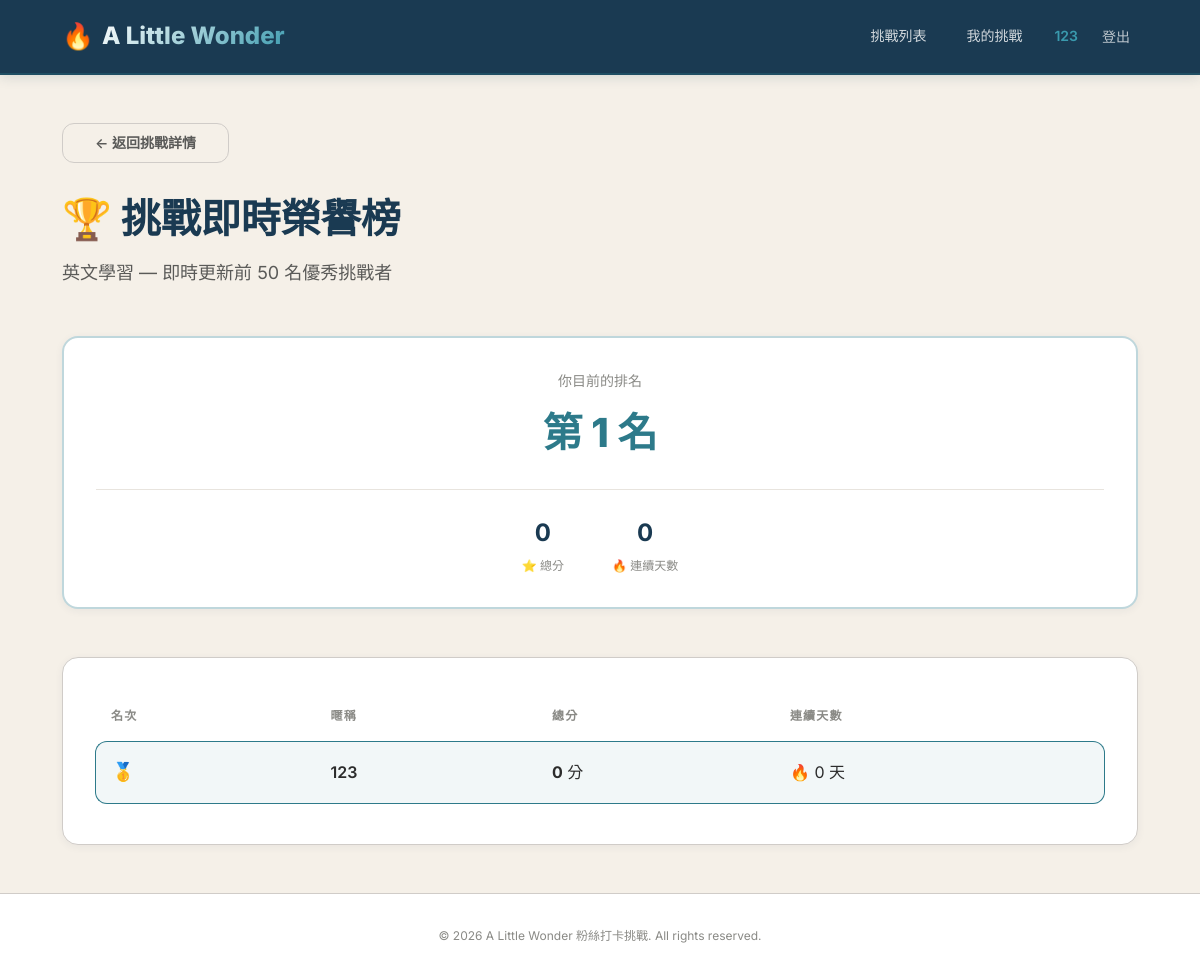
The app's page /challenges/1/leaderboard/ (signed in) with its own data.
### challenges/models.py (models this page shows, shortened)
class Challenge(models.Model):
    TYPE_CHOICES = [
        ('daily', '每日挑戰'),
        ('weekly', '每週挑戰'),
    ]
    title = models.CharField('挑戰標題', max_length=100, db_index=True)
    description = models.TextField('挑戰說明')
    challenge_type = models.CharField(
        '挑戰類型', max_length=20, choices=TYPE_CHOICES, default='daily'
    )
    start_at = models.DateTimeField('開始時間')
    end_at = models.DateTimeField('結束時間')
    is_active = models.BooleanField('是否進行中', default=True, db_index=True)
    share_enabled = models.BooleanField('啟用分享', default=True)
    points_per_checkin = models.PositiveIntegerField('每次打卡基礎分數', default=10)
    bonus_for_streak = models.PositiveIntegerField('連續打卡額外加分', default=5)
    created_at = models.DateTimeField('建立時間', auto_now_add=True)
    updated_at = models.DateTimeField('更新時間', auto_now=True)
    class Meta:
        verbose_name = '挑戰活動'
        verbose_name_plural = '挑戰活動清單'
        ordering = ['-created_at']

class Participant(models.Model):
    STATUS_CHOICES = [
        ('active', '進行中'),
        ('completed', '已完成'),
        ('left', '已退出'),
    ]
    user = models.ForeignKey(
        User, on_delete=models.CASCADE,
        related_name='challenge_participations', verbose_name='使用者'
    )
    challenge = models.ForeignKey(
        Challenge, on_delete=models.CASCADE,
        related_name='participants', verbose_name='挑戰活動'
    )
    current_streak = models.PositiveIntegerField('當前連續打卡天數', default=0)
    total_points = models.PositiveIntegerField('總累積積分', default=0, db_index=True)
    status = models.CharField(
        '狀態', max_length=20, choices=STATUS_CHOICES, default='active'
    )
    joined_at = models.DateTimeField('加入時間', auto_now_add=True)
    updated_at = models.DateTimeField('更新時間', auto_now=True)
    class Meta:
        verbose_name = '參與紀錄'
        verbose_name_plural = '參與紀錄名冊'
        constraints = [
            models.UniqueConstraint(
                fields=['user', 'challenge'],
                name='unique_user_challenge_participant'
            )
        ]
        ordering = ['-total_points', '-current_streak']

### challenges/views.py (the view)
# urls.py: path('<int:pk>/leaderboard/', views.LeaderboardView.as_view(), name='leaderboard'),
class LeaderboardView(DetailView):
    model = Challenge
    template_name = 'challenges/leaderboard.html'
    context_object_name = 'challenge'
    def get_context_data(self, **kwargs):
        context = super().get_context_data(**kwargs)
        challenge = self.object
        leaderboard = Participant.objects.filter(
            challenge=challenge
        ).select_related('user').order_by(
            '-total_points', '-current_streak', 'joined_at'
        )[:50]
        ranked = []
        for idx, p in enumerate(leaderboard, start=1):
            ranked.append({
                'rank': idx,
                'username': p.user.first_name or p.user.username,
                'total_points': p.total_points,
                'current_streak': p.current_streak,
                'user_id': p.user.id,
            })
        context['leaderboard'] = ranked
        if self.request.user.is_authenticated:
            try:
                my_participant = Participant.objects.get(
                    user=self.request.user, challenge=challenge
                )
                my_rank = Participant.objects.filter(
                    challenge=challenge,
                    total_points__gt=my_participant.total_points,
                ).count() + 1
                context['my_rank'] = my_rank
                context['my_participant'] = my_participant
            except Participant.DoesNotExist:
                pass
        return context

### templates/challenges/leaderboard.html (shortened to what this page needs)
{% extends "base.html" %}
{% block content %}
<div class="page-header">
  <a href="{% url 'challenges:detail' challenge.pk %}" class="btn btn-outline" style="margin-bottom: var(--space-lg);">← 返回挑戰詳情</a>
  <h1 class="page-title">🏆 挑戰即時榮譽榜</h1>
  <p class="page-subtitle">{{ challenge.title }} — 即時更新前 50 名優秀挑戰者</p>
</div>
{% if my_rank %}
<div class="card my-rank-card">
  <p style="color: var(--text-muted); font-size: var(--font-size-sm); margin-bottom: var(--space-sm);">你目前的排名</p>
  <div class="my-rank-number">第 {{ my_rank }} 名</div>
  <div class="stats-row">
    <div class="stat-item">
      <div class="stat-value">{{ my_participant.total_points }}</div>
      <div class="stat-label">⭐ 總分</div>
    </div>
    <div class="stat-item">
      <div class="stat-value">{{ my_participant.current_streak }}</div>
      <div class="stat-label">🔥 連續天數</div>
    </div>
  </div>
</div>
{% endif %}
{% if leaderboard %}
<div class="card">
  <table class="leaderboard-table" id="leaderboard-full">
    <thead>
      <tr>
        <th>名次</th>
        <th>暱稱</th>
        <th>總分</th>
        <th>連續天數</th>
      </tr>
    </thead>
    <tbody>
      {% for entry in leaderboard %}
      <tr {% if user.is_authenticated and entry.user_id == user.id %}class="rank-me"{% endif %}>
        <td>
          <span class="rank-number rank-{{ entry.rank }}">
            {% if entry.rank == 1 %}🥇{% elif entry.rank == 2 %}🥈{% elif entry.rank == 3 %}🥉{% else %}{{ entry.rank }}{% endif %}
          </span>
        </td>
        <td style="font-weight: 600;">{{ entry.username }}</td>
        <td><strong>{{ entry.total_points }}</strong> 分</td>
        <td>🔥 {{ entry.current_streak }} 天</td>
      </tr>
      {% endfor %}
    </tbody>
  </table>
</div>
{% else %}
<div class="empty-state">
  <div class="empty-state-icon">📊</div>
  <p class="empty-state-text">排行榜尚無資料</p>
</div>
{% endif %}
{% endblock %}

### templates/base.html (shortened to what this page needs)
{% load static %}
<!DOCTYPE html>
<html lang="zh-Hant">
<head>
  <link rel="stylesheet" href="{% static 'css/custom.css' %}">
</head>
<body>
  <nav class="navbar" id="main-nav">
    <div class="nav-container">
      <a href="{% url 'challenges:list' %}" class="nav-brand">
        <span class="brand-icon">🔥</span>
        <span class="brand-text">A Little Wonder</span>
      </a>
      <div class="nav-links">
        <a href="{% url 'challenges:list' %}" class="nav-link" id="nav-challenges">挑戰列表</a>
        {% if user.is_authenticated %}
        <a href="{% url 'challenges:my_challenges' %}" class="nav-link" id="nav-my-challenges">我的挑戰</a>
        <div class="nav-user">
          <span class="nav-username">{{ user.first_name|default:user.username }}</span>
          <form action="{% url 'logout' %}" method="post" style="display:inline; margin:0;">
            <button type="submit" class="nav-link nav-logout" id="nav-logout">登出</button>
          </form>
        </div>
        {% else %}
        <a href="{% url 'login' %}" class="nav-link btn-nav-login" id="nav-login">登入</a>
        <a href="{% url 'signup' %}" class="nav-link btn-nav-signup" id="nav-signup">註冊</a>
        {% endif %}
      </div>
    </div>
  </nav>
  <main class="main-content">
    {% block content %}{% endblock %}
  </main>
  <footer class="footer">
    <div class="footer-container">
      <p>&copy; 2026 A Little Wonder 粉絲打卡挑戰. All rights reserved.</p>
    </div>
  </footer>
</body>
</html>

### records on screen
Challenge: title "英文學習"
Participant: total_points "0", current_streak "0"

### other values on screen
{{ user.first_name|default:user.username }} "123"
{{ my_rank }} "1"
{{ entry.username }} "123"
{{ entry.total_points }} "0"
{{ entry.current_streak }} "0"
